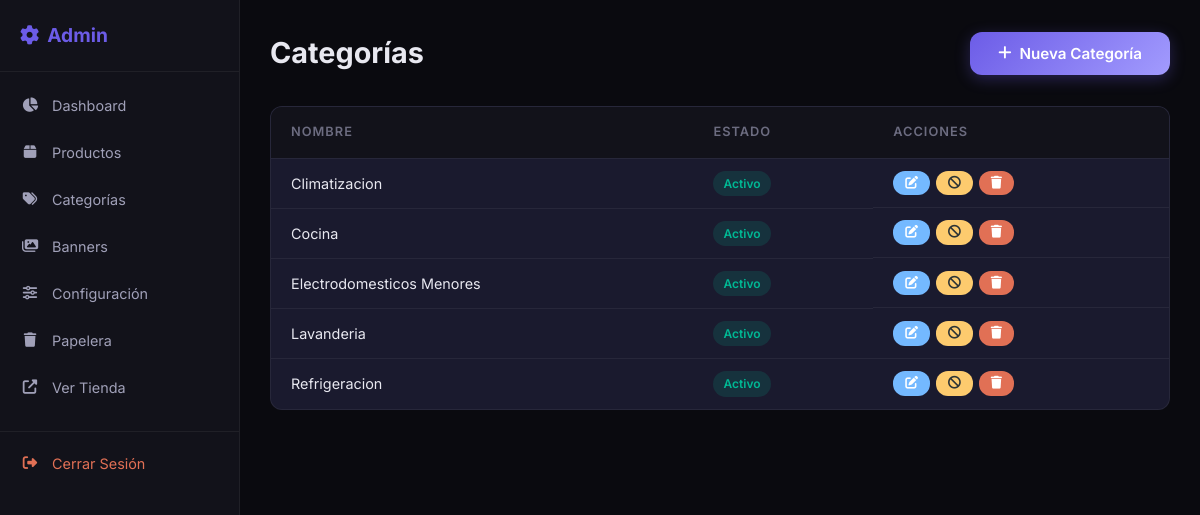
The page /admin-panel/categories/ (signed in) on the database its author committed.
### apps/categories/models.py (models this page shows, shortened)
class Category(models.Model):
    nombre = models.CharField(max_length=100, verbose_name='Nombre')
    activo = models.BooleanField(default=True, verbose_name='Activo')
    deleted_at = models.DateTimeField(null=True, blank=True, verbose_name='Eliminado en')
    created_at = models.DateTimeField(auto_now_add=True, verbose_name='Creado en')
    updated_at = models.DateTimeField(auto_now=True, verbose_name='Actualizado en')
    objects = CategoryManager()
    all_objects = models.Manager()
    class Meta:
        verbose_name = 'Categoría'
        verbose_name_plural = 'Categorías'
        ordering = ['nombre']

### apps/categories/views.py (the view)
# urls.py: path('categories/', views.category_list, name='admin_category_list'),
@login_required
def category_list(request):
    categories = Category.objects.all()
    return render(request, 'admin/category_list.html', {'categories': categories})

### apps/categories/models.py (called while the page is built)
    def get_queryset(self):
        return super().get_queryset().filter(deleted_at__isnull=True)

### apps/config_app/models.py (called while the page is built)
    @classmethod
    def get_config(cls):
        config, created = cls.objects.get_or_create(pk=1)
        return config

### apps/core/context_processors.py (called while the page is built)
def site_config(request):
    return {
        'site_config': SiteConfig.get_config(),
    }

### templates/admin/category_list.html (shortened to what this page needs)
{% extends 'admin/base.html' %}
{% load static %}
{% block admin_content %}
<div class="admin-header">
    <h1>Categorías</h1>
    <button class="btn btn-primary" onclick="openModal('categoryModal')"><i class="fas fa-plus"></i> Nueva Categoría</button>
</div>
<div class="admin-table-container">
    <table class="admin-table">
        <thead>
            <tr>
                <th>Nombre</th>
                <th>Estado</th>
                <th>Acciones</th>
            </tr>
        </thead>
        <tbody>
            {% for cat in categories %}
            <tr>
                <td>{{ cat.nombre }}</td>
                <td>
                    {% if cat.activo %}
                    <span class="badge badge-success">Activo</span>
                    {% else %}
                    <span class="badge badge-danger">Inactivo</span>
                    {% endif %}
                </td>
                <td class="actions-cell">
                    <button class="btn btn-sm btn-edit" onclick="editCategory({{ cat.id }}, '{{ cat.nombre|escapejs }}')"><i class="fas fa-edit"></i></button>
                    <a href="{% url 'category_toggle' cat.id %}" class="btn btn-sm btn-{% if cat.activo %}warning{% else %}success{% endif %}">
                        <i class="fas fa-{% if cat.activo %}ban{% else %}check{% endif %}"></i>
                    </a>
                    <a href="{% url 'category_delete' cat.id %}" class="btn btn-sm btn-danger" onclick="return confirm('¿Mover a la papelera?')"><i class="fas fa-trash"></i></a>
                </td>
            </tr>
            {% empty %}
            <tr><td colspan="3" class="empty-cell">No hay categorías registradas.</td></tr>
            {% endfor %}
        </tbody>
    </table>
</div>
{% endblock %}

### static/css/style.css (style rules this page uses)
:root { --bg-primary: #0a0a0f; --bg-secondary: #12121a; --bg-card: #1a1a2e; --bg-glass: rgba(26, 26, 46, 0.8); --text-primary: #e8e8f0; --text-secondary: #a0a0b8; --text-muted: #6c6c80; --accent-primary: #6c5ce7; --accent-secondary: #a29bfe; --accent-glow: rgba(108, 92, 231, 0.3); --whatsapp: #25d366; --whatsapp-dark: #128c7e; --success: #00b894; --warning: #fdcb6e; --danger: #e17055; --info: #74b9ff; --border-color: rgba(255, 255, 255, 0.06); --border-glass: rgba(255, 255, 255, 0.1); --radius: 12px; --radius-lg: 20px; --shadow: 0 4px 20px rgba(0, 0, 0, 0.3); --shadow-lg: 0 8px 40px rgba(0, 0, 0, 0.4); --transition: all 0.3s cubic-bezier(0.4, 0, 0.2, 1); }
*, *::before, *::after { margin: 0; padding: 0; box-sizing: border-box; }
html { scroll-behavior: smooth; }
body { font-family: 'Inter', -apple-system, BlinkMacSystemFont, sans-serif; background: var(--bg-primary); color: var(--text-primary); line-height: 1.6; overflow-x: hidden; min-height: 100vh; }
a { color: inherit; text-decoration: none; }
button { cursor: pointer; font-family: inherit; }
.btn { display: inline-flex; align-items: center; gap: 8px; padding: 12px 28px; border: none; border-radius: var(--radius); font-size: 0.95rem; font-weight: 600; transition: var(--transition); cursor: pointer; }
.btn-primary { background: linear-gradient(135deg, var(--accent-primary), var(--accent-secondary)); color: white; box-shadow: 0 4px 15px var(--accent-glow); }
.btn-sm { padding: 6px 12px; font-size: 0.8rem; }
.btn-warning { background: var(--warning); color: #2d3436; }
.btn-danger { background: var(--danger); color: white; }
.btn-edit { background: var(--info); color: white; }
.admin-body { background: var(--bg-primary); padding-top: 0; }
.admin-header { display: flex; align-items: center; justify-content: space-between; margin-bottom: 30px; flex-wrap: wrap; gap: 15px; }
.admin-header h1 { font-size: 1.8rem; font-weight: 700; }
.admin-table-container { overflow-x: auto; background: var(--bg-card); border-radius: var(--radius); border: 1px solid var(--border-color); }
.admin-table { width: 100%; border-collapse: collapse; }
.admin-table th { padding: 15px 20px; text-align: left; font-size: 0.8rem; font-weight: 600; text-transform: uppercase; letter-spacing: 1px; color: var(--text-muted); border-bottom: 1px solid var(--border-color); background: var(--bg-secondary); }
.admin-table td { padding: 12px 20px; border-bottom: 1px solid var(--border-color); font-size: 0.9rem; }
.admin-table tr:last-child td { border-bottom: none; }
.actions-cell { display: flex; gap: 6px; flex-wrap: nowrap; }
.badge { display: inline-block; padding: 3px 10px; border-radius: 20px; font-size: 0.75rem; font-weight: 600; }
.badge-success { background: rgba(0, 184, 148, 0.15); color: var(--success); }

### rows shown on the page
Category: nombre "Climatizacion", activo "Activo"
Category: nombre "Cocina", activo "Activo"
Category: nombre "Electrodomesticos Menores", activo "Activo"
Category: nombre "Lavanderia", activo "Activo"
Category: nombre "Refrigeracion", activo "Activo"
